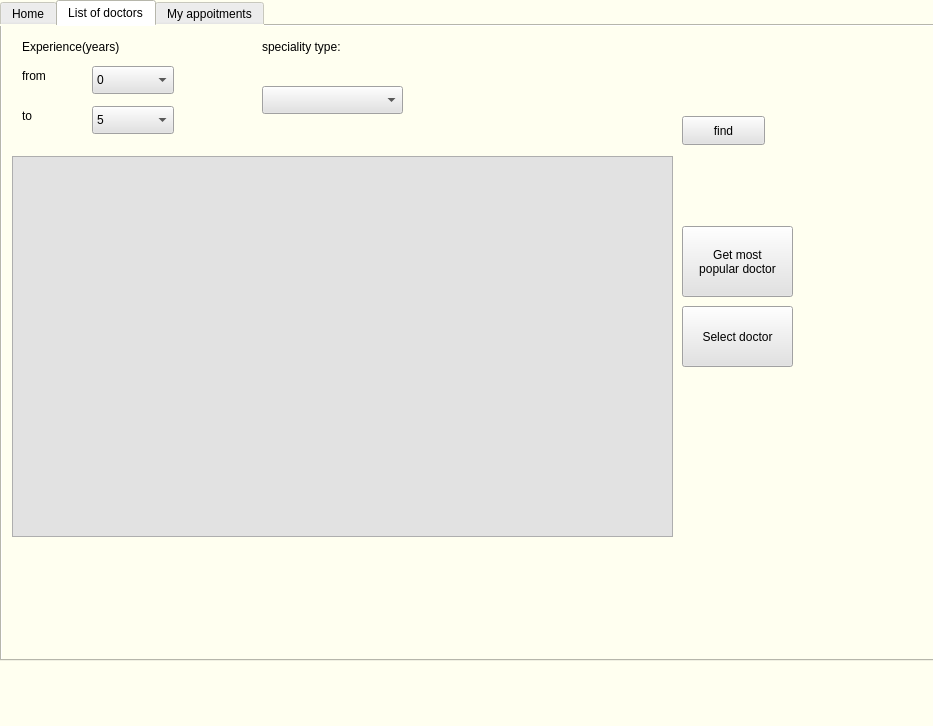
<?xml version="1.0" encoding="UTF-8"?>
<ui version="4.0">
 <class>ViewPatient</class>
 <widget class="QMainWindow" name="ViewPatient">
  <property name="geometry">
   <rect>
    <x>0</x>
    <y>0</y>
    <width>933</width>
    <height>726</height>
   </rect>
  </property>
  <property name="windowTitle">
   <string>MainWindow</string>
  </property>
  <property name="styleSheet">
   <string notr="true">background-color: rgb(255, 255, 240);</string>
  </property>
  <widget class="QWidget" name="centralwidget">
   <widget class="QTabWidget" name="tabWidget">
    <property name="geometry">
     <rect>
      <x>0</x>
      <y>0</y>
      <width>1191</width>
      <height>661</height>
     </rect>
    </property>
    <property name="styleSheet">
     <string notr="true">background-color: rgb(255, 255, 240);
color: rgb(0, 0, 0);</string>
    </property>
    <property name="currentIndex">
     <number>1</number>
    </property>
    <widget class="QWidget" name="tab">
     <attribute name="title">
      <string>Home</string>
     </attribute>
    </widget>
    <widget class="QWidget" name="tab_2">
     <attribute name="title">
      <string>List of doctors</string>
     </attribute>
     <widget class="QTableView" name="tableView_doctors">
      <property name="geometry">
       <rect>
        <x>10</x>
        <y>130</y>
        <width>661</width>
        <height>381</height>
       </rect>
      </property>
      <property name="styleSheet">
       <string notr="true">background-color: rgb(226, 226, 226);
color: rgb(0, 0, 0);</string>
      </property>
     </widget>
     <widget class="QLabel" name="label">
      <property name="geometry">
       <rect>
        <x>20</x>
        <y>0</y>
        <width>121</width>
        <height>41</height>
       </rect>
      </property>
      <property name="text">
       <string>Experience(years)</string>
      </property>
     </widget>
     <widget class="QComboBox" name="comboBox_from">
      <property name="geometry">
       <rect>
        <x>90</x>
        <y>40</y>
        <width>82</width>
        <height>28</height>
       </rect>
      </property>
      <property name="styleSheet">
       <string notr="true">background-color: rgb(226, 226, 226);</string>
      </property>
      <item>
       <property name="text">
        <string>0</string>
       </property>
      </item>
      <item>
       <property name="text">
        <string>1</string>
       </property>
      </item>
      <item>
       <property name="text">
        <string>5</string>
       </property>
      </item>
      <item>
       <property name="text">
        <string>10</string>
       </property>
      </item>
      <item>
       <property name="text">
        <string>20</string>
       </property>
      </item>
      <item>
       <property name="text">
        <string/>
       </property>
      </item>
     </widget>
     <widget class="QComboBox" name="comboBox_to">
      <property name="geometry">
       <rect>
        <x>90</x>
        <y>80</y>
        <width>82</width>
        <height>28</height>
       </rect>
      </property>
      <property name="styleSheet">
       <string notr="true">background-color: rgb(226, 226, 226);</string>
      </property>
      <item>
       <property name="text">
        <string>5</string>
       </property>
      </item>
      <item>
       <property name="text">
        <string>10</string>
       </property>
      </item>
      <item>
       <property name="text">
        <string>20</string>
       </property>
      </item>
      <item>
       <property name="text">
        <string>30</string>
       </property>
      </item>
     </widget>
     <widget class="QLabel" name="label_2">
      <property name="geometry">
       <rect>
        <x>20</x>
        <y>40</y>
        <width>63</width>
        <height>20</height>
       </rect>
      </property>
      <property name="text">
       <string>from</string>
      </property>
     </widget>
     <widget class="QLabel" name="label_3">
      <property name="geometry">
       <rect>
        <x>20</x>
        <y>80</y>
        <width>63</width>
        <height>20</height>
       </rect>
      </property>
      <property name="text">
       <string>to</string>
      </property>
     </widget>
     <widget class="QPushButton" name="pushButton_find">
      <property name="geometry">
       <rect>
        <x>680</x>
        <y>90</y>
        <width>83</width>
        <height>29</height>
       </rect>
      </property>
      <property name="styleSheet">
       <string notr="true">background-color: rgb(226, 226, 226);</string>
      </property>
      <property name="text">
       <string>find</string>
      </property>
     </widget>
     <widget class="QComboBox" name="comboBox">
      <property name="geometry">
       <rect>
        <x>260</x>
        <y>60</y>
        <width>141</width>
        <height>28</height>
       </rect>
      </property>
      <property name="styleSheet">
       <string notr="true">background-color: rgb(226, 226, 226);</string>
      </property>
     </widget>
     <widget class="QLabel" name="label_4">
      <property name="geometry">
       <rect>
        <x>260</x>
        <y>10</y>
        <width>141</width>
        <height>21</height>
       </rect>
      </property>
      <property name="text">
       <string>speciality type:</string>
      </property>
     </widget>
     <widget class="QPushButton" name="pushButton_getPop">
      <property name="geometry">
       <rect>
        <x>680</x>
        <y>200</y>
        <width>111</width>
        <height>71</height>
       </rect>
      </property>
      <property name="styleSheet">
       <string notr="true">background-color: rgb(226, 226, 226);</string>
      </property>
      <property name="text">
       <string>Get most
popular doctor</string>
      </property>
     </widget>
     <widget class="QPushButton" name="pushButton_selectDoc">
      <property name="geometry">
       <rect>
        <x>680</x>
        <y>280</y>
        <width>111</width>
        <height>61</height>
       </rect>
      </property>
      <property name="styleSheet">
       <string notr="true">background-color: rgb(226, 226, 226);</string>
      </property>
      <property name="text">
       <string>Select doctor</string>
      </property>
     </widget>
    </widget>
    <widget class="QWidget" name="tab_3">
     <attribute name="title">
      <string>My appoitments</string>
     </attribute>
     <widget class="QLineEdit" name="lineEdit">
      <property name="geometry">
       <rect>
        <x>20</x>
        <y>40</y>
        <width>191</width>
        <height>31</height>
       </rect>
      </property>
      <property name="styleSheet">
       <string notr="true">background-color: rgb(226, 226, 226);</string>
      </property>
     </widget>
     <widget class="QLabel" name="label_6">
      <property name="geometry">
       <rect>
        <x>20</x>
        <y>0</y>
        <width>181</width>
        <height>31</height>
       </rect>
      </property>
      <property name="text">
       <string>Enter email:</string>
      </property>
     </widget>
     <widget class="QPushButton" name="pushButton_ok">
      <property name="geometry">
       <rect>
        <x>240</x>
        <y>40</y>
        <width>83</width>
        <height>29</height>
       </rect>
      </property>
      <property name="styleSheet">
       <string notr="true">background-color: rgb(226, 226, 226);</string>
      </property>
      <property name="text">
       <string>Ok</string>
      </property>
     </widget>
     <widget class="QFrame" name="frame">
      <property name="geometry">
       <rect>
        <x>20</x>
        <y>70</y>
        <width>901</width>
        <height>541</height>
       </rect>
      </property>
      <property name="frameShape">
       <enum>QFrame::StyledPanel</enum>
      </property>
      <property name="frameShadow">
       <enum>QFrame::Raised</enum>
      </property>
      <widget class="QTableView" name="tableView_patAppointments">
       <property name="geometry">
        <rect>
         <x>0</x>
         <y>40</y>
         <width>511</width>
         <height>401</height>
        </rect>
       </property>
       <property name="styleSheet">
        <string notr="true">background-color: rgb(226, 226, 226);
color: rgb(0, 0, 0);</string>
       </property>
      </widget>
      <widget class="QPushButton" name="pushButton_info">
       <property name="geometry">
        <rect>
         <x>750</x>
         <y>40</y>
         <width>141</width>
         <height>71</height>
        </rect>
       </property>
       <property name="styleSheet">
        <string notr="true">background-color: rgb(226, 226, 226);</string>
       </property>
       <property name="text">
        <string>get info about
 appointments
 on particular day</string>
       </property>
      </widget>
      <widget class="QLabel" name="label_5">
       <property name="geometry">
        <rect>
         <x>0</x>
         <y>0</y>
         <width>131</width>
         <height>41</height>
        </rect>
       </property>
       <property name="text">
        <string>Your appointments:</string>
       </property>
      </widget>
      <widget class="QFrame" name="frame_calendar">
       <property name="geometry">
        <rect>
         <x>530</x>
         <y>110</y>
         <width>371</width>
         <height>431</height>
        </rect>
       </property>
       <property name="frameShape">
        <enum>QFrame::StyledPanel</enum>
       </property>
       <property name="frameShadow">
        <enum>QFrame::Raised</enum>
       </property>
       <widget class="QCalendarWidget" name="calendarWidget_certainDate">
        <property name="geometry">
         <rect>
          <x>20</x>
          <y>10</y>
          <width>341</width>
          <height>201</height>
         </rect>
        </property>
        <property name="styleSheet">
         <string notr="true">background-color: rgb(226, 226, 226);</string>
        </property>
       </widget>
       <widget class="QPushButton" name="pushButton_getinfo">
        <property name="geometry">
         <rect>
          <x>250</x>
          <y>240</y>
          <width>121</width>
          <height>51</height>
         </rect>
        </property>
        <property name="styleSheet">
         <string notr="true">background-color: rgb(226, 226, 226);</string>
        </property>
        <property name="text">
         <string>get info</string>
        </property>
       </widget>
      </widget>
      <widget class="QPushButton" name="pushButton_cancel">
       <property name="geometry">
        <rect>
         <x>530</x>
         <y>40</y>
         <width>151</width>
         <height>71</height>
        </rect>
       </property>
       <property name="styleSheet">
        <string notr="true">background-color: rgb(226, 226, 226);</string>
       </property>
       <property name="text">
        <string>Cancel appointment</string>
       </property>
      </widget>
     </widget>
    </widget>
   </widget>
  </widget>
  <widget class="QMenuBar" name="menubar">
   <property name="geometry">
    <rect>
     <x>0</x>
     <y>0</y>
     <width>933</width>
     <height>25</height>
    </rect>
   </property>
  </widget>
  <widget class="QStatusBar" name="statusbar"/>
 </widget>
 <resources/>
 <connections/>
</ui>
